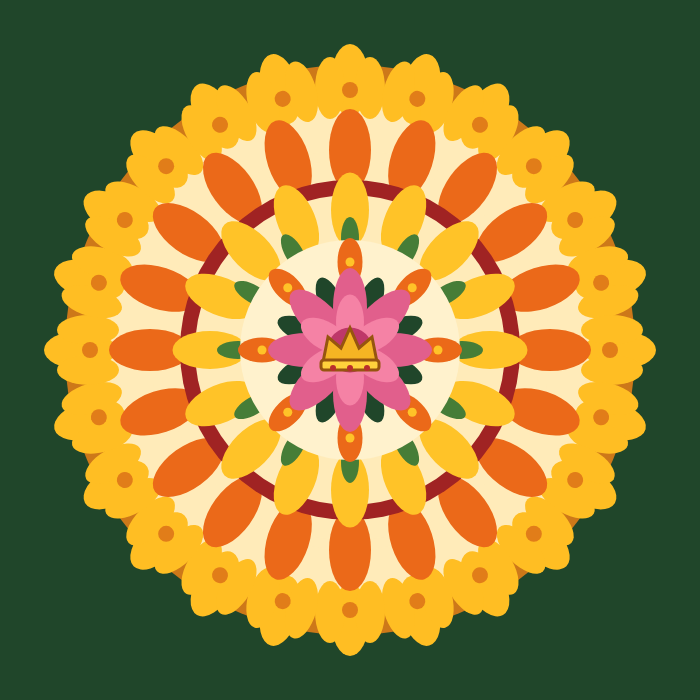
Frame 1 (no input)
Frame 2 (the mouse pressed at the canvas centre, redrawn once): identical to frame 1, image omitted

The p5.js sketch that drew this single still picture (run headless with seeded random() and noise() and a simulated clock; the mouse was pressed at the canvas centre and the sketch redrawn once):

// p5.js sketch
// ── sketch.js
function setup() {
  createCanvas(700, 700);
  angleMode(DEGREES);
  noLoop();
}

function draw() {
  background(32, 70, 42);
  translate(width / 2, height / 2);

  // =========================
  // OUTER FLOWER BORDER
  // =========================

  noStroke();
  fill(205, 120, 25);
  circle(0, 0, 570);

  fill(255, 235, 185);
  circle(0, 0, 530);

  for (let i = 0; i < 24; i++) {
    push();
    rotate(i * 15);

    fill(255, 190, 35);
    ellipse(0, -270, 38, 72);
    ellipse(-20, -262, 30, 62);
    ellipse(20, -262, 30, 62);

    fill(225, 125, 25);
    circle(0, -260, 16);

    pop();
  }

  // =========================
  // CREAM SEPARATION LINE
  // =========================
  noFill();
  stroke(255, 235, 185);
  strokeWeight(10);
  circle(0, 0, 390);

  // =========================
  // ORANGE PETAL RING
  // =========================
  noStroke();

  for (let i = 0; i < 20; i++) {
    push();
    rotate(i * 18);

    fill(235, 105, 25);
    ellipse(0, -200, 42, 82);

    pop();
  }

  // =========================
  // NEW SOLID RING LAYER (Between Orange & Yellow Petals)
  // =========================
  fill(160, 35, 35); // Deep red/maroon contrast ring
  circle(0, 0, 340);

  fill(255, 235, 185); // Cream inner border for the ring
  circle(0, 0, 310);

  // =========================
  // YELLOW INNER PETAL RING
  // =========================
  for (let i = 0; i < 16; i++) {
    push();
    rotate(i * 22.5);

    fill(255, 195, 40);
    ellipse(0, -140, 38, 75);

    pop();
  }

  // =========================
  // GREEN LEAF RING
  // =========================
  for (let i = 0; i < 12; i++) {
    push();
    rotate(i * 30);

    fill(70, 125, 55);
    ellipse(0, -112, 18, 42);

    pop();
  }

  // =========================
  // CREAM CENTRE
  // =========================
  fill(255, 242, 205);
  circle(0, 0, 220);

  // =========================
  // SMALL ORANGE FLOWERS
  // =========================
  for (let i = 0; i < 8; i++) {
    push();
    rotate(i * 45);

    fill(235, 105, 25);
    ellipse(0, -88, 25, 48);

    fill(255, 195, 40);
    circle(0, -88, 9);

    pop();
  }

  // =========================
  // LOTUS GREEN BASE LEAVES
  // =========================
  for (let i = 0; i < 8; i++) {
    push();
    rotate(i * 45 + 22.5);

    fill(32, 70, 42);
    ellipse(0, -48, 24, 60);

    pop();
  }

  // =========================
  // PINK LOTUS
  // =========================
  for (let i = 0; i < 8; i++) {
    push();
    rotate(i * 45);

    fill(225, 95, 140);
    ellipse(0, -43, 34, 78);

    pop();
  }

  // Inner lotus petals
  for (let i = 0; i < 6; i++) {
    push();
    rotate(i * 60);

    fill(245, 130, 165);
    ellipse(0, -28, 28, 55);

    pop();
  }

  // Lotus centre
  fill(190, 55, 105);
  circle(0, 0, 45);

  // =========================
  // MAHABALI CROWN
  // =========================
  fill(245, 180, 35);
  stroke(150, 85, 15);
  strokeWeight(3);

  beginShape();
  vertex(-27, 12);
  vertex(-22, -13);
  vertex(-9, -2);
  vertex(0, -22);
  vertex(9, -2);
  vertex(22, -13);
  vertex(27, 12);
  endShape(CLOSE);

  // Crown band
  fill(255, 210, 60);
  rect(-29, 10, 58, 10, 3);

  // Jewels
  noStroke();
  fill(185, 45, 45);
  circle(-17, 18, 6);
  circle(0, 18, 6);
  circle(17, 18, 6);
}
